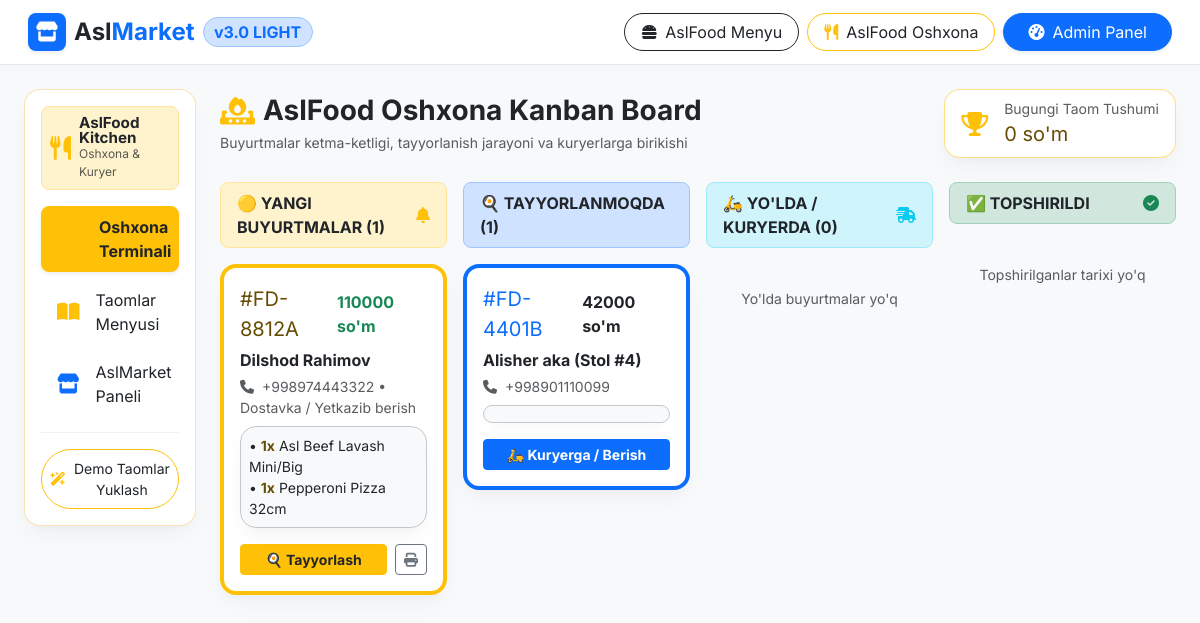
The app's page /aslfood/panel/ with its own data.
### store/models.py (models this page shows, shortened)
class FoodOrder(models.Model):
    ORDER_STATUS = (
        ('new', 'Yangi Buyurtma 🟡'),
        ('preparing', 'Tayyorlanmoqda 🍳'),
        ('delivering', "Yo'lda / Kuryerda 🛵"),
        ('completed', 'Topshirildi ✅'),
        ('cancelled', 'Bekor qilindi 🔴'),
    )
    ORDER_TYPES = (
        ('delivery', 'Dostavka / Yetkazib berish'),
        ('pickup', 'Olib ketish / Takeaway'),
        ('table', 'Zalda / Table Order'),
    )
    order_code = models.CharField(max_length=50, unique=True, db_index=True, verbose_name="Buyurtma kodi")
    customer_name = models.CharField(max_length=150, verbose_name="Mijoz ismi")
    phone = models.CharField(max_length=30, verbose_name="Telefon raqam")
    delivery_address = models.CharField(max_length=255, blank=True, null=True, verbose_name="Dostavka manzili / Stol #")
    total_amount = models.DecimalField(max_digits=12, decimal_places=0, verbose_name="Jami summa")
    payment_method = models.CharField(max_length=20, default='naqd', verbose_name="To'lov usuli")
    order_type = models.CharField(max_length=20, choices=ORDER_TYPES, default='delivery', verbose_name="Buyurtma turi")
    status = models.CharField(max_length=20, choices=ORDER_STATUS, default='new', db_index=True, verbose_name="Buyurtma holati")
    comment = models.CharField(max_length=500, blank=True, null=True, verbose_name="Mijoz izohi")
    telegram_id = models.CharField(max_length=50, blank=True, null=True, db_index=True, verbose_name="Telegram ID")
    created_at = models.DateTimeField(default=timezone.now, verbose_name="Buyurtma vaqti")
    class Meta:
        verbose_name = "Taom Buyurtmasi"
        verbose_name_plural = "Taom Buyurtmalari"
        ordering = ['-created_at']

class FoodOrderItem(models.Model):
    order = models.ForeignKey(FoodOrder, on_delete=models.CASCADE, related_name="items")
    food_item = models.ForeignKey(FoodItem, on_delete=models.SET_NULL, null=True)
    food_name = models.CharField(max_length=200)
    quantity = models.IntegerField(default=1)
    unit_price = models.DecimalField(max_digits=12, decimal_places=0)

### store/views.py (the view)
# urls.py: path('aslfood/panel/', views.aslfood_dashboard, name='aslfood_dashboard'),
def aslfood_dashboard(request):
    new_orders = FoodOrder.objects.filter(status='new').order_by('created_at')
    preparing_orders = FoodOrder.objects.filter(status='preparing').order_by('created_at')
    delivering_orders = FoodOrder.objects.filter(status='delivering').order_by('created_at')
    completed_orders = FoodOrder.objects.filter(status='completed').order_by('-created_at')[:15]
    total_food_sales = FoodOrder.objects.filter(status='completed').aggregate(total=Sum('total_amount'))['total'] or 0
    context = {
        'new_orders': new_orders,
        'preparing_orders': preparing_orders,
        'delivering_orders': delivering_orders,
        'completed_orders': completed_orders,
        'total_food_sales': total_food_sales,
    }
    return render(request, 'aslfood/dashboard.html', context)

### templates/aslfood/dashboard.html (shortened to what this page needs)
{% extends 'aslfood/food_panel_base.html' %}
{% block panel_content %}
<div class="d-flex flex-wrap align-items-center justify-content-between gap-3 mb-4">
    <div>
        <h3 class="fw-bold text-dark mb-1 d-flex align-items-center gap-2">
            <i class="fa-solid fa-fire-burner text-warning"></i> AslFood Oshxona Kanban Board
        </h3>
        <p class="text-muted small mb-0">Buyurtmalar ketma-ketligi, tayyorlanish jarayoni va kuryerlarga birikishi</p>
    </div>
    <div class="glass-card p-2 px-3 d-flex align-items-center gap-3 border-warning border-opacity-50 bg-white">
        <i class="fa-solid fa-trophy fs-4 text-warning"></i>
        <div>
            <div class="text-muted small">Bugungi Taom Tushumi</div>
            <div class="fs-5 fw-extrabold text-warning-emphasis">{{ total_food_sales|floatformat:0 }} so'm</div>
        </div>
    </div>
</div>
<div class="row g-3 align-items-start">
    <div class="col-12 col-md-6 col-xl-3">
        <div class="p-2 px-3 rounded-3 bg-warning-subtle text-dark border border-warning-subtle fw-bold mb-3 d-flex justify-content-between align-items-center">
            <span>🟡 YANGI BUYURTMALAR ({{ new_orders.count }})</span>
            <i class="fa-solid fa-bell text-warning"></i>
        </div>
        <div class="d-flex flex-column gap-3">
            {% for order in new_orders %}
                <div class="glass-card p-3 border-start border-4 border-warning bg-white">
                    <div class="d-flex justify-content-between align-items-center mb-1">
                        <span class="fw-extrabold text-warning-emphasis fs-5">#{{ order.order_code }}</span>
                        <span class="fw-bold text-success">{{ order.total_amount|floatformat:0 }} so'm</span>
                    </div>
                    <div class="fw-bold text-dark mb-1">{{ order.customer_name }}</div>
                    <div class="text-muted small mb-2"><i class="fa-solid fa-phone me-1"></i> {{ order.phone }} • {{ order.get_order_type_display }}</div>
                    <div class="glass-card p-2 mb-3 bg-light border-secondary-subtle small">
                        {% for item in order.items.all %}
                            <div class="text-dark">• <strong class="text-warning-emphasis">{{ item.quantity }}x</strong> {{ item.food_name }}</div>
                        {% endfor %}
                    </div>
                    <div class="d-flex gap-2">
                        <button onclick="updateOrderStatus({{ order.id }}, 'preparing')" class="btn btn-warning text-dark btn-sm flex-grow-1 fw-bold">
                            🍳 Tayyorlash
                        </button>
                        <a href="{% url 'aslfood_receipt_view' order.id %}" target="_blank" class="btn btn-outline-secondary btn-sm"><i class="fa-solid fa-print"></i></a>
                    </div>
                </div>
            {% empty %}
                <div class="text-center text-muted py-4 small">Yangi buyurtmalar yo'q</div>
            {% endfor %}
        </div>
    </div>
    <div class="col-12 col-md-6 col-xl-3">
        <div class="p-2 px-3 rounded-3 bg-primary-subtle text-dark border border-primary-subtle fw-bold mb-3 d-flex justify-content-between align-items-center">
            <span>🍳 TAYYORLANMOQDA ({{ preparing_orders.count }})</span>
        </div>
        <div class="d-flex flex-column gap-3">
            {% for order in preparing_orders %}
                <div class="glass-card p-3 border-start border-4 border-primary bg-white">
                    <div class="d-flex justify-content-between align-items-center mb-1">
                        <span class="fw-extrabold text-primary fs-5">#{{ order.order_code }}</span>
                        <span class="fw-bold text-dark">{{ order.total_amount|floatformat:0 }} so'm</span>
                    </div>
                    <div class="fw-bold text-dark mb-1">{{ order.customer_name }}</div>
                    <div class="text-muted small mb-2"><i class="fa-solid fa-phone me-1"></i> {{ order.phone }}</div>
                    <div class="glass-card p-2 mb-3 bg-light border-secondary-subtle small">
                    </div>
                    <button onclick="updateOrderStatus({{ order.id }}, 'delivering')" class="btn btn-primary btn-sm w-100 fw-bold">
                        🛵 Kuryerga / Berish
                    </button>
                </div>
            {% empty %}
                <div class="text-center text-muted py-4 small">Tayyorlanayotgan taomlar yo'q</div>
            {% endfor %}
        </div>
    </div>
    <div class="col-12 col-md-6 col-xl-3">
        <div class="p-2 px-3 rounded-3 bg-info-subtle text-dark border border-info-subtle fw-bold mb-3 d-flex justify-content-between align-items-center">
            <span>🛵 YO'LDA / KURYERDA ({{ delivering_orders.count }})</span>
            <i class="fa-solid fa-truck-fast text-info"></i>
        </div>
        <div class="d-flex flex-column gap-3">
            {% for order in delivering_orders %}
                <div class="glass-card p-3 border-start border-4 border-info bg-white">
                    <div class="d-flex justify-content-between align-items-center mb-1">
                        <span class="fw-extrabold text-info fs-5">#{{ order.order_code }}</span>
                        <span class="fw-bold text-dark">{{ order.total_amount|floatformat:0 }} so'm</span>
                    </div>
                    <div class="fw-bold text-dark mb-1">{{ order.customer_name }}</div>
                    <div class="text-muted small mb-2"><i class="fa-solid fa-location-dot me-1"></i> {{ order.delivery_address|default:"Manzil yo'q" }}</div>
                    <button onclick="updateOrderStatus({{ order.id }}, 'completed')" class="btn btn-info text-dark btn-sm w-100 fw-bold">
                        ✅ Topshirildi (Yakunlash)
                    </button>
                </div>
            {% empty %}
                <div class="text-center text-muted py-4 small">Yo'lda buyurtmalar yo'q</div>
            {% endfor %}
        </div>
    </div>
    <div class="col-12 col-md-6 col-xl-3">
        <div class="p-2 px-3 rounded-3 bg-success-subtle text-dark border border-success-subtle fw-bold mb-3 d-flex justify-content-between align-items-center">
            <span>✅ TOPSHIRILDI</span>
            <i class="fa-solid fa-circle-check text-success"></i>
        </div>
        <div class="d-flex flex-column gap-2">
            {% for order in completed_orders %}
                <div class="glass-card p-2 px-3 border-start border-3 border-success bg-white">
                    <div class="d-flex justify-content-between small fw-bold">
                        <span class="text-dark">#{{ order.order_code }} - {{ order.customer_name }}</span>
                        <span class="text-success">{{ order.total_amount|floatformat:0 }} so'm</span>
                    </div>
                    <div class="text-muted small" style="font-size: 0.75rem;">{{ order.created_at|date:"H:i" }} ga yakunlandi</div>
                </div>
            {% empty %}
                <div class="text-center text-muted py-4 small">Topshirilganlar tarixi yo'q</div>
            {% endfor %}
        </div>
    </div>
</div>
{% endblock %}

### static/css/style.css (style rules this page uses)
:root { --bg-body: #f8fafc; --bg-card: #ffffff; --bg-card-border: #e2e8f0; --primary: #4f46e5; --primary-hover: #4338ca; --success: #059669; --warning: #d97706; --danger: #dc2626; --info: #0284c7; --text-main: #0f172a; --text-muted: #64748b; --radius-lg: 16px; --radius-md: 10px; --shadow-soft: 0 10px 25px -5px rgba(0, 0, 0, 0.05), 0 8px 10px -6px rgba(0, 0, 0, 0.03); }
body { background-color: var(--bg-body); color: var(--text-main); font-family: 'Inter', system-ui, -apple-system, sans-serif; min-height: 100vh; }
.glass-card { background: var(--bg-card); backdrop-filter: blur(12px); -webkit-backdrop-filter: blur(12px); border: 1px solid var(--bg-card-border); border-radius: var(--radius-lg); box-shadow: var(--shadow-soft); transition: all 0.25s ease-in-out; }

### records on screen
FoodOrder: order_code "FD-8812A", total_amount "110000", customer_name "Dilshod Rahimov", phone "+998974443322", order_type "Dostavka / Yetkazib berish"
FoodOrderItem: quantity "1", food_name "Asl Beef Lavash Mini/Big"
FoodOrderItem: quantity "1", food_name "Pepperoni Pizza 32cm"
FoodOrder: order_code "FD-4401B", total_amount "42000", customer_name "Alisher aka (Stol #4)", phone "+998901110099"

### other values on screen
{{ total_food_sales|floatformat:0 }} "0"
{{ new_orders.count }} "1"
{{ preparing_orders.count }} "1"
{{ delivering_orders.count }} "0"
